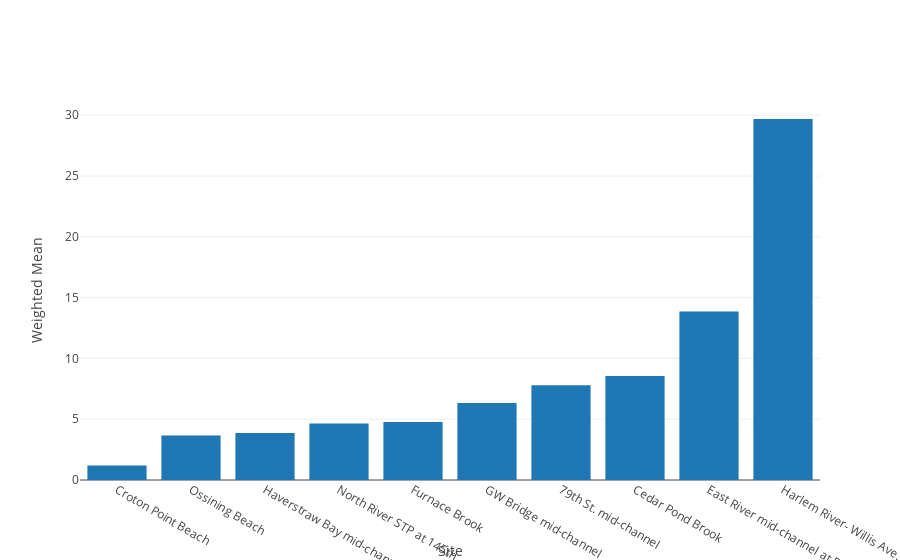

Notebook source saved alongside this figure:
### Code cell
interact(plot_it, Year=('2006', '2007','2008', '2009', '2010', '2011', '2012', '2013'),         
         Filter =('acceptable','unacceptable'),Sorting=('ascending','descending'))

### Figure 1 — Plotly figure (JSON) as saved in the notebook; plotly's stock layout.template omitted (floating-point values rounded to 4 significant figures)
{"data": [{"name": "2006", "type": "bar", "x": ["Croton Point Beach", "Ossining Beach", "Haverstraw Bay mid-channel", "North River STP at 145th", "Furnace Brook", "GW Bridge mid-channel", "79th St. mid-channel", "Cedar Pond Brook", "East River mid-channel at Roosevelt Is.", "Harlem River- Willis Ave. Bridge"], "y": [1.191, 3.66, 3.872, 4.638, 4.766, 6.34, 7.787, 8.553, 13.85, 29.69]}], "layout": {"xaxis": {"title": "Site"}, "yaxis": {"title": "Weighted Mean"}}}
